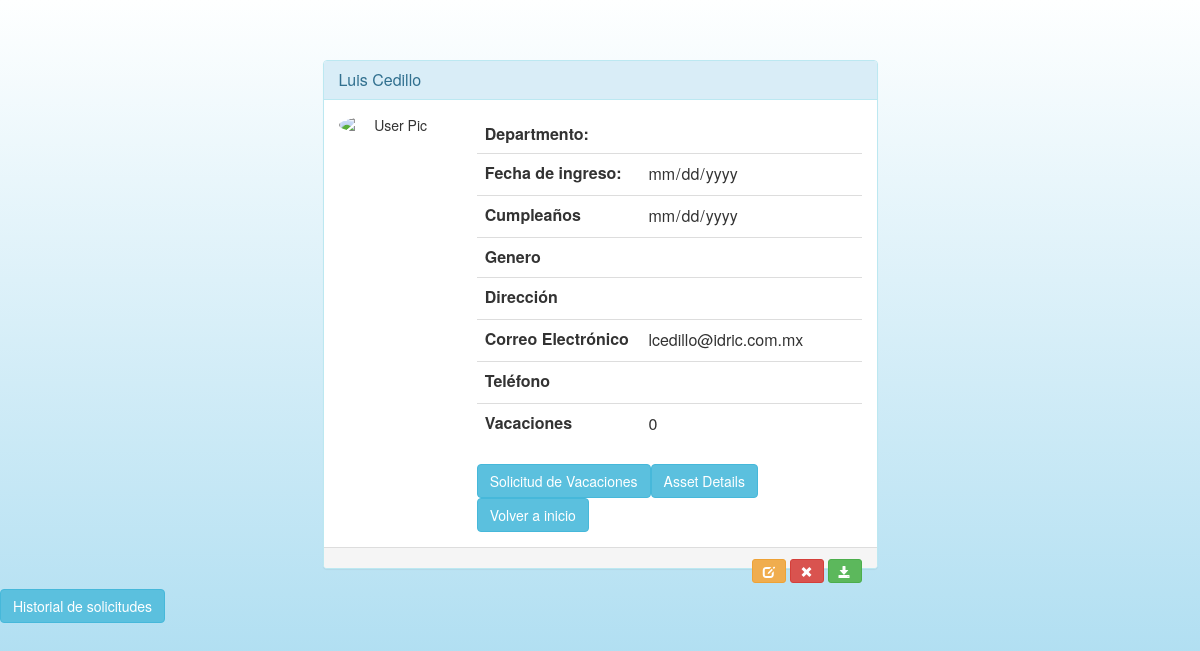
Screenshot of /profile.php?id=29 (signed in) with the database file from the repository.
### tables this page shows
CREATE TABLE `users_profile` (
  `id` int(11) NOT NULL,
  `name` varchar(100) NOT NULL,
  `apellido` varchar(50) NOT NULL,
  `email` varchar(100) NOT NULL,
  `puesto` varchar(50) NOT NULL,
  `hire_date` date NOT NULL,
  `gender` varchar(20) NOT NULL,
  `birthday` date NOT NULL,
  `telephone` varchar(50) NOT NULL,
  `address` varchar(100) NOT NULL,
  `department` varchar(50) NOT NULL,
  `vacations` int(2) NOT NULL,
  `profile_pic` varchar(100) NOT NULL,
  `password` varchar(100) NOT NULL,
  `usertype` varchar(10) NOT NULL,
  `jefe_inmediato` tinyint(1) NOT NULL,
  `rh` tinyint(1) NOT NULL,
  `admin` tinyint(1) NOT NULL
);

### globals/globals.php (called while the page is built)
<?php
    $urlbase = "http://". $_SERVER['HTTP_HOST'] ;
    ?>

### profile.php (the view, shortened to what this page needs)
<?php
require(dirname(__FILE__) . "/globals/dbconnect.php");
include(dirname(__FILE__) . "/globals/globals.php");
?>
<html>
<head>
	<link rel="stylesheet" href="https://maxcdn.bootstrapcdn.com/bootstrap/3.3.7/css/bootstrap.min.css">
	<link rel="stylesheet" href="styles/profilestyle.css">
	<link rel="stylesheet" href="https://maxcdn.bootstrapcdn.com/font-awesome/4.7.0/css/font-awesome.min.css">
</head>
<body>
<?php
$urlhome=$urlbase . "/people/home.php";
$query="select * from users_profile where id=". $_GET['id'];
$result=mysqli_query($con,$query);
while($row=mysqli_fetch_array($result)){
$name=$row['name'];
$department=$row['department'];
$hiredate=$row['hire_date'];
$birthday=$row['birthday'];
$gender=$row['gender'];
$vacations=$row['vacations'];
$address=$row['address'];
$telephone=$row['telephone'];
$profilepic=$row['profile_pic'];
$email=$row['email'];
}
$deleteprofile = $urlbase . "/people/deleteprofile.php?id=";
?>
<div class="container">
      <div class="row">
      <div class="col-md-5  toppad  pull-right col-md-offset-3 ">
       <br>
      </div>
        <div class="col-xs-12 col-sm-12 col-md-6 col-lg-6 col-xs-offset-0 col-sm-offset-0 col-md-offset-3 col-lg-offset-3 toppad" >
          <div class="panel panel-info">
            <div class="panel-heading">
              <h3 class="panel-title"><?php echo $name  ?></h3>
            </div>
            <div class="panel-body">
              <div class="row">
                <div class="col-md-3 col-lg-3 " align="center"> <img alt="User Pic" src=<?php echo "img/" . $profilepic ?> class="img-circle img-responsive"> </div>
                <form action="" method="post">
                <div class=" col-md-9 col-lg-9 ">
                  <table class="table table-user-information">
                    <tbody>
                      <tr>
                        <td class="td">Departmento:</td>
                        <td><?php echo $department  ?></td>
                      </tr>
                      <tr>
                        <td class="td">Fecha de ingreso:</td>
                        <td><input type="date" class="prof-field" id="birth-field" value=<?php echo $hiredate  ?>></input></td>
                      </tr>
                      <tr>
                        <td class="td">Cumpleaños</td>
                        <td><input type="date" class="prof-field" id="birth-field" value=<?php echo $birthday  ?>></input></td>
                      </tr>
                         <tr>
                             <tr>
                        <td class="td">Genero</td>
                        <td><?php echo $gender  ?></td>
                      </tr>
                        <tr>
                        <td class="td">Dirección</td>
                        <td><input type="text" class="prof-field" id="address" value=<?php echo $address  ?>></input></td>
                      </tr>
                      <tr>
                        <td class="td">Correo Electrónico</td>
                        <td><input type="text" class="prof-field" id="birth-field" value=<?php echo $email  ?>></input></td>
                      </tr>
                        <td class="td">Teléfono</td>
                        <td><input type="text" class="prof-field" id="phone-field" name="telephone"value=<?php echo $telephone  ?>></input>
                        </td>
                      </tr>
                     <tr>
                      <td class="td">Vacaciones</td>
                      <td><input type="text" class="prof-field" id="vacation-field" value=<?php echo $vacations  ?>></input></td>
                     </tr>
                    </tbody>
                  </table>
                  <?php
                  if ($name == $_SESSION['username']){
                     echo "<button class='btn btn-info' data-toggle='modal' data-target='#myModal' type='button'>Solicitud de Vacaciones</button>";
                     echo "<button class='btn btn-info' data-toggle='modal' data-target='#assetModal' type='button'>Asset Details</button>";
                  }
                  else{
                    echo "<a href='#' class='btn btn-primary' disabled>Vacation Request</a>";
                  }
                   ?>
                  <a href=<?php echo $urlhome ?> class="btn btn-info">Volver a inicio</a>
                </div>
              </div>
            </div>
            <?php
            if($_SESSION['type']=="admin"){
                 echo "<div class='panel-footer'>
                        <span class='pull-right'>
                            <a data-original-title='Edit this user' type='button' class='btn btn-sm btn-warning' id='btn-edit'><i class='glyphicon glyphicon-edit'></i></a>
                            <a href= '". $deleteprofile . $_GET['id']. " ' data-original-title='Eliminar este usuario' data-toggle='tooltip' type='button' class='btn btn-sm btn-danger' onclick='javascript:return confirm('Estas seguro?');'><i class='glyphicon glyphicon-remove'></i></a>
                            <a name='submit-changes'  type='button' class='btn btn-sm btn-success'><i class='glyphicon glyphicon-save'></i></a>
                        </span>
                      </form>
                    </div>";
                  }
                    ?>
          </div>
        </div>
      </div>
    </div>
 <?php
                  if ($name == $_SESSION['username']){
              echo " <button class='btn btn-info' type='button' data-toggle='collapse' data-target='#demo'>Historial de solicitudes</button>
              <div class='row collapse' id='demo'>
                <h4 style='text-align: center;'>   Solicitudes de vacaciones</h4>
                <hr>
                <div class='col-md-11' style='background-color: white; border-radius: 3px;left:4%;box-shadow: 0px 1px 9px 0px rgba(0,0,0,0.75);'>
                  <table class='table'>
                  <thead>
                    <tr>
                      <th>ID</th>
                      <th>Nombre</th>
                      <th>Departamento</th>
                      <th>Puesto</th>
                      <th>Días Periodo 1</th>
                      <th>Días Periodo 2</th>
                      <th>Días Solicitados</th>
                      <th>Días por disfrutar</th>
                      <th>Fecha a disfrutar 1</th>
                      <th>Fecha a disfrutar 2</th>
                      <th>Fecha Regreso</th>
                      <th>Jefe inmediato</th>
                      <th>Fecha Petición</th>
                      <th>Status aprobación Jefe</th>
                      <th>Status aprobación RH</th>
                    </tr>
                  </thead>
                  <tbody>
                  ";
                         echo "
                        </tbody>
                      </table>
                    </div>
                      </div>
                    </div>";
                        }
?>
</body>
</html>

### styles/profilestyle.css (style rules this page uses)
html, body { position: relative; height: 100%; margin: 0; padding: 0; }
body { background: -webkit-linear-gradient(top, rgba(254,255,255,1) 0%,rgba(221,241,249,1) 35%,rgba(160,216,239,1) 100%)fixed; background-size: cover; background-repeat: no-repeat; }
.table-user-information > tbody > tr { border-top: 1px solid rgb(221, 221, 221); }
.table-user-information > tbody > tr:first-child { border-top: 0; }
.table-user-information > tbody > tr > td { border-top: 0; }
.toppad { margin-top:20px; }
.td { font-weight: bold; }
.prof-field { border: none; background-color: #FFFFFF; }

### rows the page displays
users_profile: name "Luis Cedillo", email "lcedillo@idric.com.mx", vacations "0"
